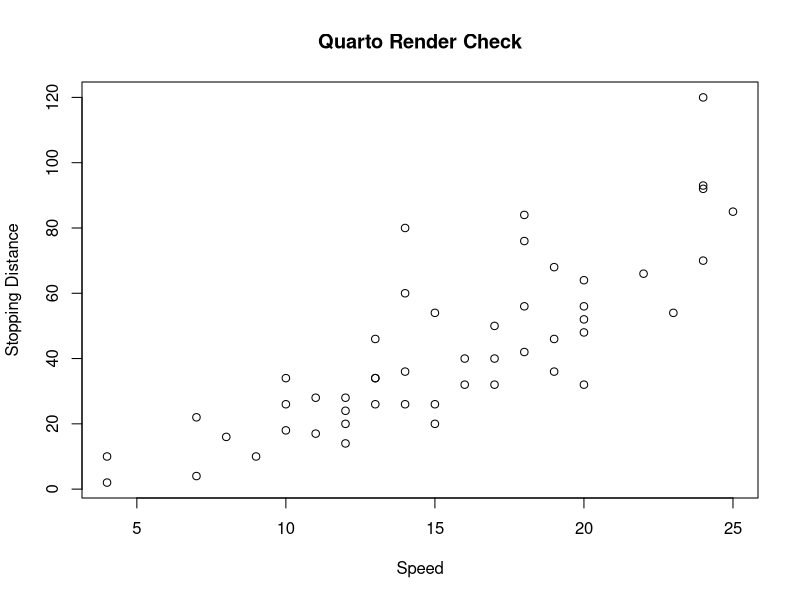

R code for this plot:
## ---- chunk 1
#| label: render-check
#| echo: true

plot(
  cars,
  main = "Quarto Render Check",
  xlab = "Speed",
  ylab = "Stopping Distance"
)
## ---- chunk 2
#| label: q01-load-packages

# Write your code here
## ---- chunk 3
#| label: q02-load-restaurant-data

# Write your code here
## ---- chunk 4
#| label: q03-load-weather-data

# Write your code here
## ---- chunk 5
#| label: q04-convert-data-types

# Write your code here
## ---- chunk 6
#| label: q05-summary-statistics

# Write your code here
## ---- chunk 7
#| label: q06-missing-values

# Write your code here
## ---- chunk 8
#| label: q07-aggregate-daily

# Write your code here
## ---- chunk 9
#| label: q08-reshape-weather

# Write your code here
## ---- chunk 10
#| label: q09-create-date

# Write your code here
## ---- chunk 11
#| label: q10-join-data

# Write your code here
## ---- chunk 12
#| label: fig-maxtemp-totaldue
#| fig-cap: "Daily maximum temperature and total amount due"

# Write your code here
## ---- chunk 13
#| label: fig-maxtemp-quantity
#| fig-cap: "Daily maximum temperature and quantity sold"

# Write your code here
## ---- chunk 14
#| label: fig-quantity-totaldue
#| fig-cap: "Quantity sold and total amount due"

# Write your code here
